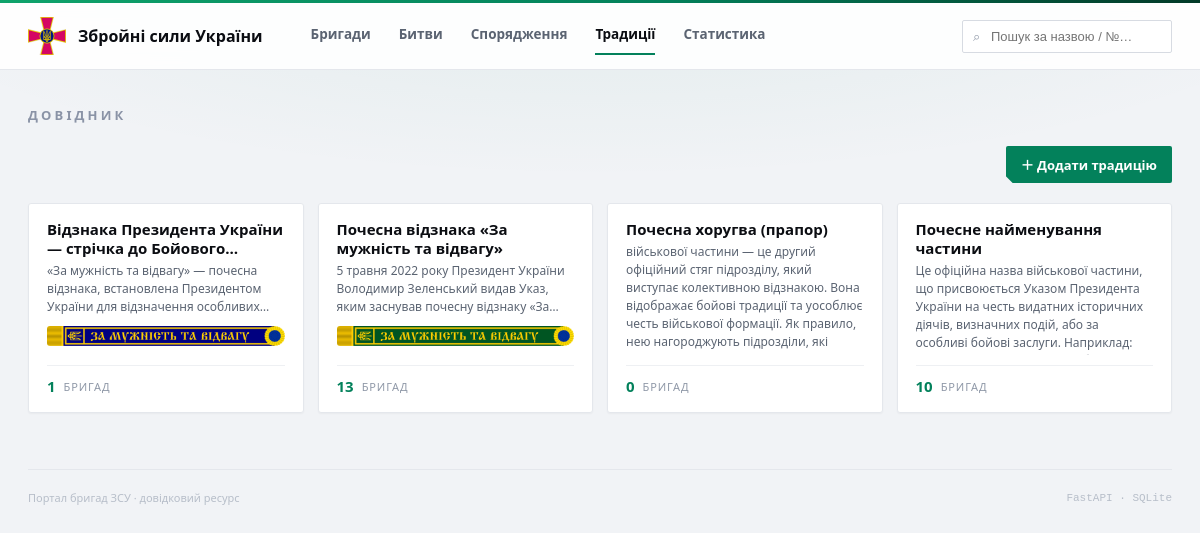
The app's page /traditions, older data.
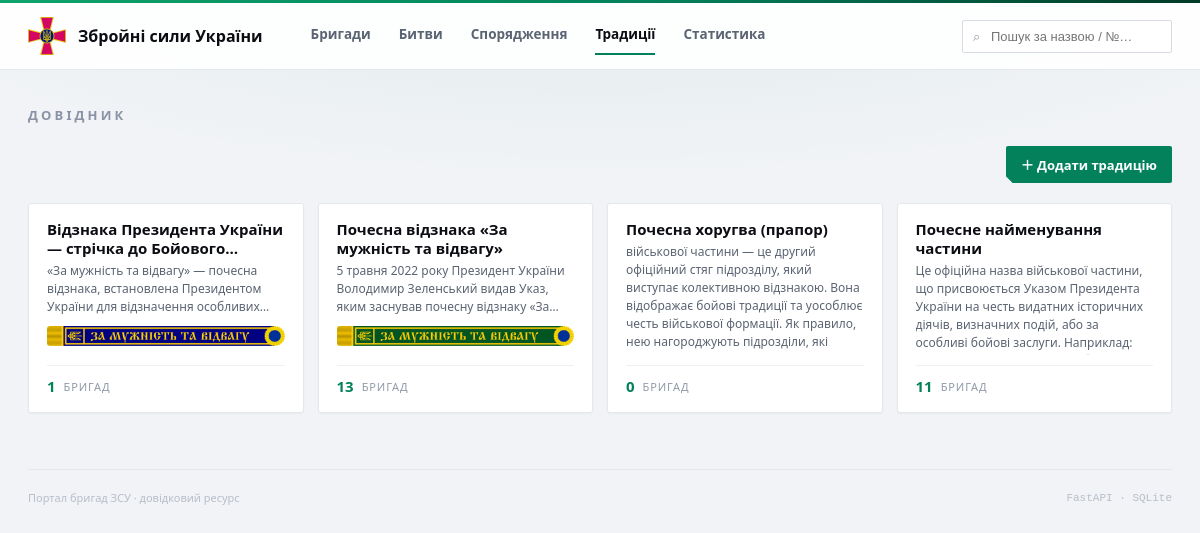
The same page, newer data.
### tables this page shows
CREATE TABLE traditions (
    tradition_id   INTEGER PRIMARY KEY,
    title          TEXT NOT NULL UNIQUE,
    description    TEXT,
    created_at     TIMESTAMP NOT NULL DEFAULT CURRENT_TIMESTAMP,
    updated_at     TIMESTAMP NOT NULL DEFAULT CURRENT_TIMESTAMP
, photo TEXT, is_honorific INTEGER DEFAULT 0);

### app/routers/traditions.py (the view)
@router.get("")
def list_traditions(request: Request, db: sqlite3.Connection = Depends(get_db)):
    traditions = db.execute(
        """SELECT t.tradition_id, t.title, t.description, t.photo,
                  COUNT(bt.brigade_id) AS brigade_count
           FROM traditions t
           LEFT JOIN brigade_traditions bt ON t.tradition_id = bt.tradition_id
           GROUP BY t.tradition_id
           ORDER BY t.title"""
    ).fetchall()
    return templates.TemplateResponse(
        request, "traditions_list.html", {"traditions": traditions}
    )

### app/templates/traditions_list.html (shortened to what this page needs)
{% extends "base.html" %}
{% block content %}
<div class="page-eyebrow">Довідник</div>
<div class="toolbar" style="justify-content:flex-end;margin-bottom:20px">
  <a class="btn-primary" href="/traditions/new">＋ Додати традицію</a>
</div>
<div class="catalog-grid">
  {% for t in traditions %}
    <a class="panel tradition-card {{ 'has-photo' if t.photo }}" href="/traditions/{{ t.tradition_id }}">
      <div class="tradition-card__body">
        <div class="tradition-card__title">{{ t.title }}</div>
        {% if t.description %}
          <div class="tradition-card__desc">{{ t.description }}</div>
        {% endif %}
      </div>
      {% if t.photo %}
        <div class="tradition-card__photo">
          <img src="/static/img/{{ t.photo }}" alt="{{ t.title }}">
        </div>
      {% endif %}
      <div class="tradition-card__foot">
        <span class="mono" style="color:var(--green);font-weight:700;font-size:15px">{{ t.brigade_count }}</span>
        <span style="color:var(--ghost);font-size:11px;text-transform:uppercase;letter-spacing:0.08em">бригад</span>
      </div>
    </a>
  {% else %}
    <div class="empty" style="grid-column:1/-1">Традиції ще не додані.</div>
  {% endfor %}
</div>
{% endblock %}

Row changes from the older to the newer data that the page shows:
changed traditions "Почесне найменування частини": brigade_count "10" → "11"
